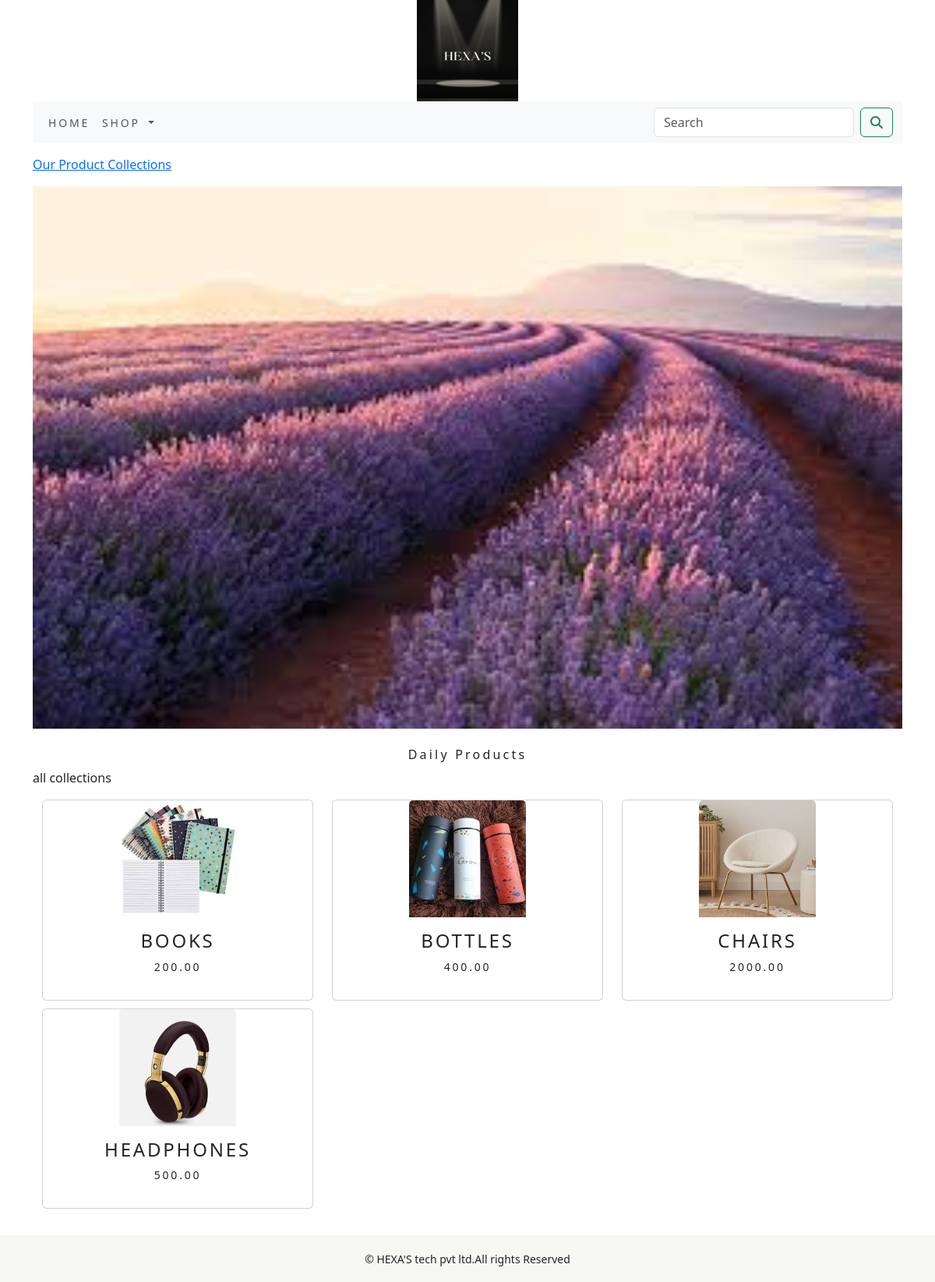
The page /shop/Daily-Products/ on the database its author committed.
### shop/models.py (models this page shows, shortened)
class Category(models.Model):
    name=models.CharField(max_length=250,unique=True)
    slug=models.SlugField(max_length=250,unique=True)
    description=models.TextField(blank=True)
    image=models.ImageField(upload_to='category',blank=True)
    class Meta:
        ordering=('name',)
        verbose_name='category'
        verbose_name_plural='categories'
    def get_url(self):
        return reverse('shop:products_by_category',args=[self.slug])

class Products(models.Model):
    name=models.CharField(max_length=250,unique=True)
    slug=models.SlugField(max_length=250,unique=True)
    description=models.TextField(blank=True)
    price=models.DecimalField(max_digits=10,decimal_places=2)
    category=models.ForeignKey(Category,on_delete=models.CASCADE)
    image = models.ImageField(upload_to='product', blank=True)
    stock=models.IntegerField()
    available=models.BooleanField(default=True)
    created=models.DateTimeField(auto_now_add=True)
    updated=models.DateTimeField(auto_now=True)
    def get_url(self):
        return reverse('shop:proCatdetail',args=[self.category.slug,self.slug])
    class Meta:
        ordering=('name',)
        verbose_name='product'
        verbose_name_plural='products'

### shop/views.py (the view)
# urls.py: path('',views.allProCat,name='allProCat'),
def allProCat(request,c_slug=None):
    c_page=None
    products_list=None
    if c_slug!=None:
        c_page=get_object_or_404(Category,slug=c_slug)
        products_list=Products.objects.all().filter(category=c_page,available=True)
    else:
        products_list=Products.objects.all().filter(available=True)
    paginator=Paginator(products_list,6)
    try:
        page=int(request.GET.get('page',1))
    except:
        page=1
    try:
        products=paginator.page(page)
    except (EmptyPage,InvalidPage):
        products=paginator.page(paginator.num_pages)
    return render(request,"category.html",{'category':c_page,'products':products})

### cart/context_processors.py (called while the page is built)
def counter(request):
    item_count=0
    if 'admin' in request.path:
        return{}
    else:
        try:
            cart=Cart.objects.filter(cart_id=_cart_id(request))
            cart_items=CartItem.objects.all().filter(cart=cart[:1])
            for cart_item in cart_items:
                item_count+= cart_item.quantity
        except Cart.DoesNotExist:
            item_count=0
        return dict(item_count=item_count)

### cart/views.py (called while the page is built)
def _cart_id(request):
    cart=request.session.session_key
    if not cart:
        cart=request.session.create()
    return cart

### shop/context_processors.py (called while the page is built)
def menu_links(requests):
    links=Category.objects.all()
    return dict(links=links)

### templates/category.html (shortened to what this page needs)
{% extends 'base.html' %}
{% load static %}
{% block content %}
{% if category %}
    <div>
        <div class="row my_row_class" >
            <div class="mx-auto">
                <p><a href="{% url 'shop:allProCat' %}">Our Product Collections</a></p>
    </div>
            </div>
    </div>
    {% endif %}
<div class="mx_auto">
    {% if category %}
    <img class="my_image" src="{{category.image.url}}" alt="{{category.name}}" width="1230px;">
</div>
    <br>
<div>
    <h1 class="text-center my_title">{{category.name}}</h1>
    <p class="text-justify">{{category.description}}</p>
</div>
    {% endif %}
<div class="container">
    <div class="row mx_auto">
        {% for product in products.object_list %}
        <div class="my_bottom_margin col-9 col-sm-12 col-md-4 xol-lg-4">
              <div class="card text-center" style="min-width:18rem;">
                   <a href="{{product.get_url}}"><img class="card-img-top my_image" src="{{product.image.url}}" alt="{{product.name}}" style="width:150px;height:150px;"></a>
              <div class="card-body">
                  <h4>{{product.name}}</h4>
                  <p>{{product.price}}</p>
              </div>
              </div>
        </div>
        {% endfor %}
    </div>
    <br>
</div>
{% endblock %}

### static/css/custom.css (style rules this page uses)
body { font-family: 'Roboto', sans-serif; }
.my_row_class { padding-top :15px; }
.my_image { width:100%; height:auto; }
.my_title { font-size:16px; text_transform:uppercase; letter-spacing:.2em; }
.my_bottom_margin { margin-bottom:10px; }
.card-body { font-size:14px; text-transform:uppercase; letter-spacing:.2em; }

### rows shown on the page
Category: image (picture), name "Daily Products", description "all collections"
Products: image (picture), name "BOOKS", price "200.00"
Products: image (picture), name "BOTTLES", price "400.00"
Products: image (picture), name "CHAIRS", price "2000.00"
Products: image (picture), name "HEADPHONES", price "500.00"
